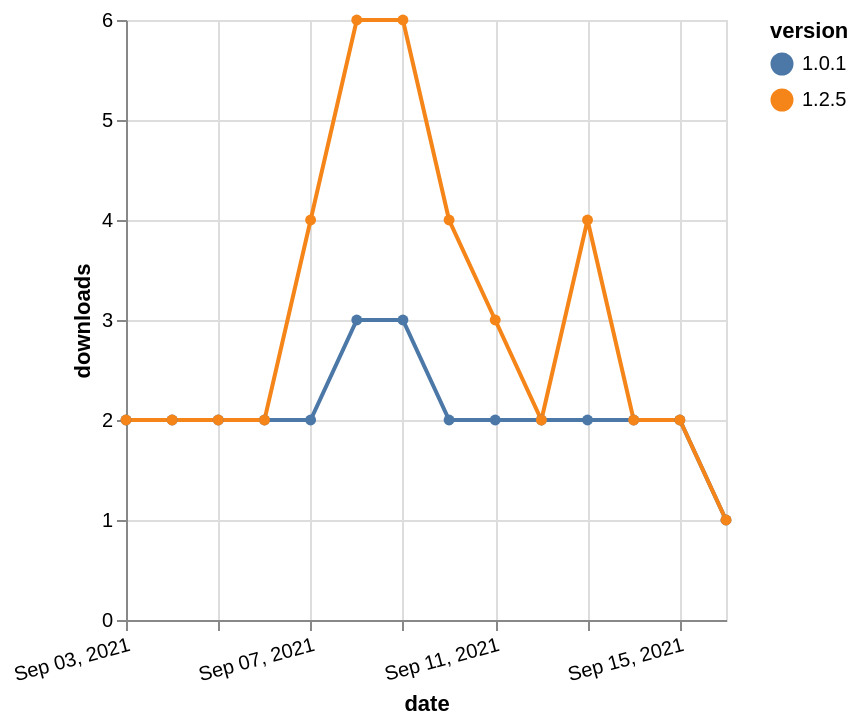

Express this chart as Vega-Lite.
### Vega-Lite specification from a JSON file in a GitHub repository (floating-point values rounded to 4 significant figures)
{"$schema": "https://vega.github.io/schema/vega-lite/v5.json", "description": "A simple bar chart with embedded data.", "data": {"values": [{"date": "2021-09-03", "total": 480, "delta": 2, "version": "1.0.1"}, {"date": "2021-09-04", "total": 482, "delta": 2, "version": "1.0.1"}, {"date": "2021-09-05", "total": 484, "delta": 2, "version": "1.0.1"}, {"date": "2021-09-06", "total": 486, "delta": 2, "version": "1.0.1"}, {"date": "2021-09-07", "total": 488, "delta": 2, "version": "1.0.1"}, {"date": "2021-09-08", "total": 491, "delta": 3, "version": "1.0.1"}, {"date": "2021-09-09", "total": 494, "delta": 3, "version": "1.0.1"}, {"date": "2021-09-10", "total": 496, "delta": 2, "version": "1.0.1"}, {"date": "2021-09-11", "total": 498, "delta": 2, "version": "1.0.1"}, {"date": "2021-09-12", "total": 500, "delta": 2, "version": "1.0.1"}, {"date": "2021-09-13", "total": 502, "delta": 2, "version": "1.0.1"}, {"date": "2021-09-14", "total": 504, "delta": 2, "version": "1.0.1"}, {"date": "2021-09-15", "total": 506, "delta": 2, "version": "1.0.1"}, {"date": "2021-09-16", "total": 507, "delta": 1, "version": "1.0.1"}, {"date": "2021-09-03", "total": 666, "delta": 2, "version": "1.2.5"}, {"date": "2021-09-04", "total": 668, "delta": 2, "version": "1.2.5"}, {"date": "2021-09-05", "total": 670, "delta": 2, "version": "1.2.5"}, {"date": "2021-09-06", "total": 672, "delta": 2, "version": "1.2.5"}, {"date": "2021-09-07", "total": 676, "delta": 4, "version": "1.2.5"}, {"date": "2021-09-08", "total": 682, "delta": 6, "version": "1.2.5"}, {"date": "2021-09-09", "total": 688, "delta": 6, "version": "1.2.5"}, {"date": "2021-09-10", "total": 692, "delta": 4, "version": "1.2.5"}, {"date": "2021-09-11", "total": 695, "delta": 3, "version": "1.2.5"}, {"date": "2021-09-12", "total": 697, "delta": 2, "version": "1.2.5"}, {"date": "2021-09-13", "total": 701, "delta": 4, "version": "1.2.5"}, {"date": "2021-09-14", "total": 703, "delta": 2, "version": "1.2.5"}, {"date": "2021-09-15", "total": 705, "delta": 2, "version": "1.2.5"}, {"date": "2021-09-16", "total": 706, "delta": 1, "version": "1.2.5"}]}, "width": "container", "mark": {"type": "line", "point": {"filled": true}}, "encoding": {"x": {"field": "date", "type": "temporal", "timeUnit": "yearmonthdate", "title": "date", "axis": {"labelAngle": -15}}, "y": {"field": "delta", "type": "quantitative", "title": "downloads"}, "color": {"field": "version", "type": "nominal"}, "tooltip": {"field": "delta"}}}
